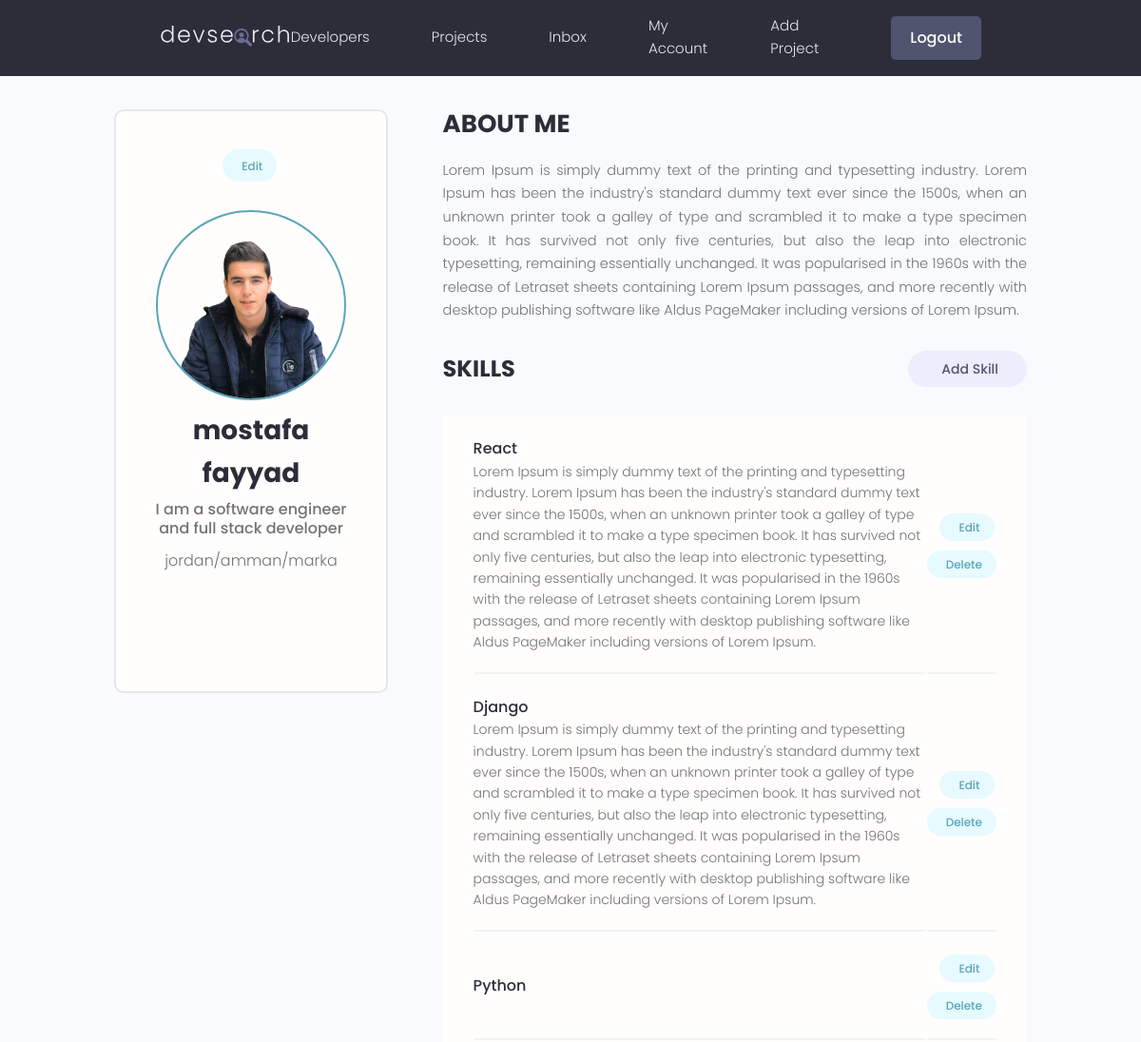
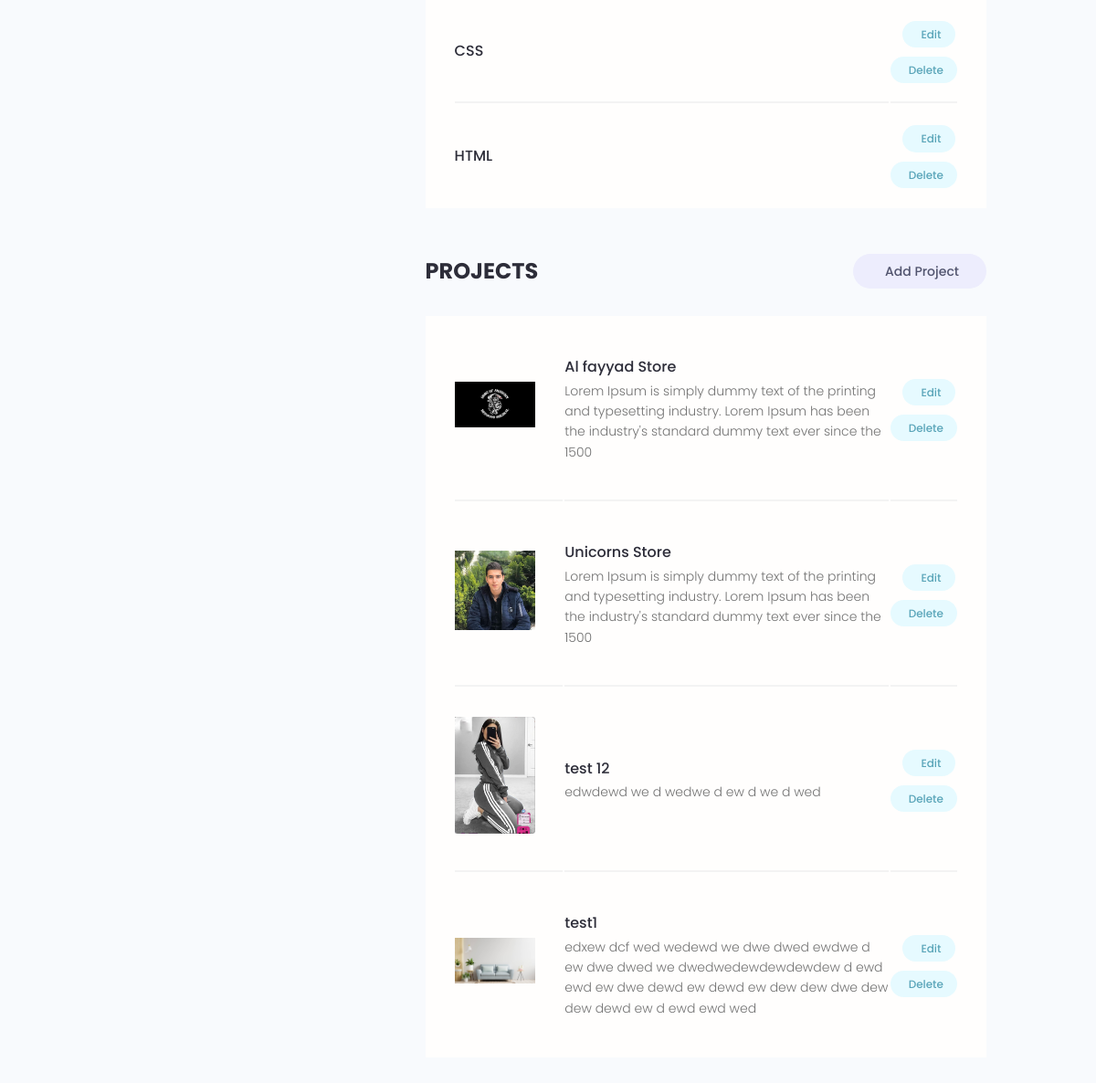
The app's page /account/ (signed in) with its own data (2 pictures, top to bottom).
### users/models.py (models this page shows, shortened)
class Profile(models.Model):
    user = models.OneToOneField(User, on_delete=models.CASCADE, null=True, blank=True)
    name = models.CharField(max_length=255, blank=True, null=True)
    email = models.EmailField(max_length=500, blank=True, null=True)
    username = models.CharField(max_length=255, blank=True, null=True)
    location = models.CharField(max_length=255, blank=True, null=True)
    short_intro = models.CharField(max_length=255, blank=True, null=True)
    bio = models.TextField(blank=True, null=True)
    profile_image = models.ImageField(blank=True, null=True, upload_to='profiles', default="profiles/default.jpg")
    social_github = models.CharField(max_length=255, blank=True, null=True)
    social_linkedin = models.CharField(max_length=255, blank=True, null=True)
    social_twitter = models.CharField(max_length=255, blank=True, null=True)
    social_youtube = models.CharField(max_length=255, blank=True, null=True)
    social_website = models.CharField(max_length=255, blank=True, null=True)
    created = models.DateTimeField(auto_now_add=True)
    id = models.UUIDField(default=uuid.uuid4, unique=True, primary_key=True, editable=False)
    @property
    def imageURL(self):
        try:
            url = self.profile_image.url
        except:
            url = ''
        return url

class Skill(models.Model):
    owner = models.ForeignKey(Profile, null=True, blank=True, on_delete=models.CASCADE)
    name = models.CharField(max_length=255, blank=True, null=True)
    description = models.TextField(blank=True, null=True)
    created = models.DateTimeField(auto_now_add=True)
    id = models.UUIDField(default=uuid.uuid4, unique=True, primary_key=True, editable=False)
    def __str__(self):
        return str(self.name)

### projects/models.py (models this page shows, shortened)
class Project(models.Model):
    owner = models.ForeignKey(Profile, null=True, blank=True, on_delete=models.CASCADE)
    title= models.CharField(max_length=255)
    description= models.TextField(null=True, blank=True, max_length=255)
    featured_image = models.ImageField(null=True, blank=True, default="default.jpg")
    demo_link = models.CharField(max_length=2000, blank=True, null=True)
    source_link = models.CharField(max_length=2000, blank=True, null=True)
    tags = models.ManyToManyField('Tag', blank=True)
    vote_total = models.IntegerField(default=0, null=True, blank=True)
    vote_ratio = models.IntegerField(default=0, null=True, blank=True)
    created = models.DateTimeField(auto_now_add=True)
    id = models.UUIDField(default=uuid.uuid4, unique=True, primary_key=True, editable=False)
    class Meta:
        ordering = ['-vote_ratio', "-vote_total", "title"] # order of projects depends on review
    @property
    def imageURL(self):
        try:
            url = self.featured_image.url
        except:
            url = ''
        return url

### users/views.py (the view)
# urls.py: path("account/", views.userAccount, name="account"),
@login_required(login_url="login")
def userAccount(request):
    profile = request.user.profile
    allSkills = profile.skill_set.all()
    context = {
        "profile": profile,
        "allSkills":allSkills,
    }
    return render(request, 'users/account.html', context)

### users/templates/users/account.html (shortened to what this page needs)
{% extends "main.html" %}
{% block content %}
<main class="settingsPage profile my-md">
  <div class="container">
    <div class="layout">
      <div class="column column--1of3">
        <div class="card text-center">
          <div class="card__body dev">
            <a class="tag tag--pill tag--main settings__btn" href="{% url 'edit-account' %}"
              > Edit</a
            >
            <img
              class="avatar avatar--xl dev__avatar"
              src="{{ profile.imageURL }}"
            />
            <h2 class="dev__name">{{profile.name}}</h2>
            <p class="dev__title">
              {{profile.short_intro}}
            </p>
            <p class="dev__location">{{profile.location}}</p>
             <ul class="dev__social">
            </ul>
          </div>
        </div>
      </div>
      <div class="column column--2of3">
        <div class="devInfo">
          <h3 class="devInfo__title">About Me</h3>
          <p class="devInfo__about">
            {{profile.bio}}
          </p>
        </div>
        <div class="settings">
          <h3 class="settings__title">Skills</h3>
          <a class="tag tag--pill tag--sub settings__btn tag--lg" href="{% url 'create-skill' %}"
            > Add Skill</a
          >
        </div>
        <table class="settings__table">
            {% for skill in allSkills %}
          <tr>
            <td class="settings__tableInfo">
              <h4>{{skill}}</h4>
              <p>
                {{skill.description}}
              </p>
            </td>
            <td class="settings__tableActions">
              <a class="tag tag--pill tag--main settings__btn" href="{% url 'update-skill' skill.id %}"
                > Edit</a
              >
              <a class="tag tag--pill tag--main settings__btn" href="{% url 'delete-skill' skill.id %}?next=/account"
                > Delete</a
              >
            </td>
          </tr>
          {% endfor %}
        </table>
        <div class="settings">
          <h3 class="settings__title">Projects</h3>
          <a class="tag tag--pill tag--sub settings__btn tag--lg" href="{% url 'create-project' %}"
            > Add Project</a
          >
        </div>
        <table class="settings__table">
        {% for project in profile.project_set.all %}
          <tr>
            <td class="settings__thumbnail">
              <a href="{% url 'project' project.id %}"
                ><img src="{{ project.imageURL }}" alt="Project Thumbnail"
              /></a>
            </td>
            <td class="settings__tableInfo">
              <a href="{% url 'project' project.id %}">{{project.title}}</a>
              <p>
                {{project.description|slice:"150"}}
              </p>
            </td>
            <td class="settings__tableActions">
              <a class="tag tag--pill tag--main settings__btn" href="{% url 'update-project' project.id %}"
                > Edit</a
              >
              <a class="tag tag--pill tag--main settings__btn" href="{% url 'delete-project' project.id %}?next=/account"
                > Delete</a
              >
            </td>
          </tr>
        {% endfor %}
        </table>
      </div>
    </div>
  </div>
</main>
{% endblock content %}

### static/styles/app.css (style rules this page uses)
:root { --color-sub: #2d2d39; }
.card { border: 2px solid var(--color-light); }
img { width: 100%; }
.profile .card > .dev { padding: 4rem; }
.dev__avatar { display: block; margin: auto; }
.dev__name { color: var(--color-sub); font-size: 2.8rem; font-weight: 700; margin-top: 1rem; margin-bottom: 0.5rem; }
.dev__title { font-size: 1.6rem; font-weight: 500; line-height: 1.3; }
.dev__location { margin-top: 1rem; }
.dev__social { margin: 3rem 0; list-style: none; display: flex; justify-content: center; gap: 1.5rem; }
.devInfo { margin-bottom: 3rem; }
.devInfo__title, .devInfo__subtitle { font-size: 2.6rem; color: var(--color-sub); text-transform: uppercase; font-weight: 700; margin-bottom: 1.5rem; }
.devInfo__about, .devSkill__info { font-size: 1.45rem; line-height: 1.7; text-align: justify; }
.settingsPage .dev > .settings__btn { display: inline-block; margin-bottom: 3rem; }
.settings { display: flex; justify-content: space-between; align-items: center; }
.settings__title { font-size: 2.4rem; text-transform: uppercase; font-weight: 700; color: var(--color-sub); }
.settings__table { margin-top: 3rem; margin-bottom: 5rem; padding: 0 3rem; background: var(--color-white); }
.settings__table tr { width: 100%; }
.settings__table tr > td { padding: 2rem 0; }
.settings__table tr:not(:last-child) td { border-bottom: 2px solid var(--color-white-light); }
.settings__thumbnail { width: 23%; min-width: 10rem; }
.settings__thumbnail img { padding-right: 3rem; height: 15rem; object-fit: contain; }
.settings__tableInfo { width: 100%; }
.settings__tableInfo h4, .settings__tableInfo a { padding-right: 1rem; width: auto; font-size: 1.6rem; font-weight: 500; color: var(--color-sub); }
.settings__tableInfo p { font-size: 1.4rem; }
.settings__tableActions { text-align: right; }

### static/uikit/styles/modules/_variables.css (style rules this page uses)
:root { --color-main: #5aa5b9; --color-main-light: #e6faff; --color-sub: #3f4156; --color-sub-light: #51546e; --color-sub-lighter: #ededfd; --color-text: #737373; --color-gray: #8b8b8b; --color-light: #e5e7eb; --color-light-gray: #767676; --color-bg: #f8fafd; --color-white: #fffefd; --color-white-light: #f3f3f3; --color-success: #359e64; --color-success-bg: #def8e8; --color-error: #fc4b0b; --color-error-bg: #fff2ee; --font-base: 'Poppins', arial, helvetica, 'Segoe UI', roboto, ubuntu, sans-serif; --font-monospace: 'Fira Code', 'Courier New', courier, monospace; --font-regular: 300; --font-medium: 500; --font-bold: 700; --generic-shadow: 1px 1px 5px #00000010; --generic-transition: all 0.3s ease-in-out; }

### static/uikit/styles/modules/_base.css (style rules this page uses)
* { margin: 0; padding: 0; box-sizing: border-box; text-rendering: optimizeLegibility; color: inherit; font-size: inherit; }
html { font-size: 50%; }
@media only screen and (min-width: 480px) { html { font-size: 56.25%; } }
@media only screen and (min-width: 1200px) { html { font-size: 62.5%; } }
body { line-height: 1.6; font-weight: 400; font-size: 1.5rem; color: var(--color-text); background-color: var(--color-bg); min-height: 100vh; }

### static/uikit/styles/modules/_typography.css (style rules this page uses)
* { font-family: var(--font-base); }
h2 { font-size: 3.6rem; font-weight: var(--font-bold); }
h3 { font-size: 3.2rem; font-weight: var(--font-medium); }
h4 { font-size: 2.8rem; font-weight: var(--font-medium); }
p, span, strong { font-size: 1.6rem; color: var(--color-text); font-weight: var(--font-regular); }
a { padding-bottom: 2px; text-decoration: none; display: inline-block; color: var(--color-main); font-weight: var(--font-medium); }

### static/uikit/styles/modules/_utilities.css (style rules this page uses)
.container { width: 92%; max-width: 165rem; margin: 0 auto; box-sizing: border-box; }
@media screen and (min-width: 1000px) { .container { width: 90%; } }
@media screen and (min-width: 1200px) { .container { width: 80%; } }
.text-center { text-align: center; }
.my-md { margin: 3rem auto; }

### static/uikit/styles/modules/_avatar.css (style rules this page uses)
.avatar { border-radius: 50%; border: 2px solid var(--color-main); object-fit: cover; }
.avatar--xl { height: 20rem; width: 20rem; }

### static/uikit/styles/modules/_card.css (style rules this page uses)
.card { border-radius: 1rem; background-color: var(--color-white); border: 1.5px solid var(--color-light); width: auto; height: auto; margin-top: 0.5rem; margin-bottom: 0.5rem; overflow: hidden; }
.card__body, .card__header { padding: 2rem 2.5rem; }

### static/uikit/styles/modules/_layout.css (style rules this page uses)
.layout { display: flex; flex-flow: row wrap; justify-content: space-between; }
.layout > .column { margin-bottom: 3rem; }
.layout > .column.column--1of3 { flex-basis: 30%; }
.layout > .column.column--2of3 { flex-basis: 64%; }

### records on screen
Profile: imageURL (picture), name "mostafa fayyad", short_intro "I am a software engineer and full stack developer", location "jordan/amman/marka", bio "Lorem Ipsum is simply dummy text of the printing and typesetting industry. Lorem Ipsum has been the industry's standard dummy text ever since the 1500s, when an unknown printer took a galley of type and scrambled it to make a type specimen book. It has survived not only five centuries, but also the leap into electronic typesetting, remaining essentially unchanged. It was popularised in the 1960s with the release of Letraset sheets containing Lorem Ipsum passages, and more recently with desktop publishing software like Aldus PageMaker including versions of Lorem Ipsum."
Skill: name "React", description "Lorem Ipsum is simply dummy text of the printing and typesetting industry. Lorem Ipsum has been the industry's standard dummy text ever since the 1500s, when an unknown printer took a galley of type and scrambled it to make a type specimen book. It has survived not only five centuries, but also the leap into electronic typesetting, remaining essentially unchanged. It was popularised in the 1960s with the release of Letraset sheets containing Lorem Ipsum passages, and more recently with desktop publishing software like Aldus PageMaker including versions of Lorem Ipsum."
Skill: name "Django", description "Lorem Ipsum is simply dummy text of the printing and typesetting industry. Lorem Ipsum has been the industry's standard dummy text ever since the 1500s, when an unknown printer took a galley of type and scrambled it to make a type specimen book. It has survived not only five centuries, but also the leap into electronic typesetting, remaining essentially unchanged. It was popularised in the 1960s with the release of Letraset sheets containing Lorem Ipsum passages, and more recently with desktop publishing software like Aldus PageMaker including versions of Lorem Ipsum."
Skill: name "Python"
Skill: name "CSS"
Skill: name "HTML"
Project: imageURL (picture), title "Al fayyad Store", description "Lorem Ipsum is simply dummy text of the printing and typesetting industry. Lorem Ipsum has been the industry's standard dummy text ever since the 1500"
Project: imageURL (picture), title "Unicorns Store", description "Lorem Ipsum is simply dummy text of the printing and typesetting industry. Lorem Ipsum has been the industry's standard dummy text ever since the 1500"
Project: imageURL (picture), title "test 12", description "edwdewd we d wedwe d ew d we d wed"
Project: imageURL (picture), title "test1", description "edxew dcf wed wedewd we dwe dwed ewdwe d ew dwe dwed we dwedwedewdewdewdew d ewd ewd ew dwe dewd ew dewd ew dew dew dwe dew dew dewd ew d ewd ewd wed"
